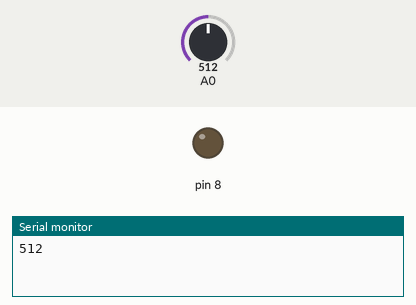
This sketch was run on a simulated Arduino Uno, built with avr-gcc and run on an emulated ATmega328P. Shown: output pins drawn as LEDs (lit = HIGH), the last lines printed to the serial monitor. The inputs (shaded band) are chosen by the test bench; at power-on: A0 = 512.

Above: at 0.1 s.
At 0.6 s:
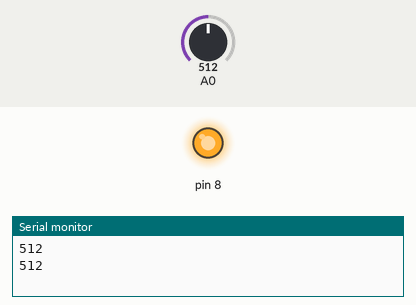
Timing chart, 0 to 2.1 s (numbered marks = the images above):
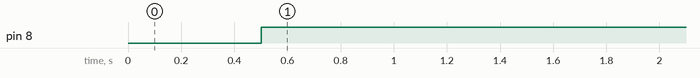

The sketch:

Smart_Agriculture.ino
```cpp
int m=0;
void setup() {
 pinMode(A0,INPUT);
 pinMode(8,OUTPUT);
 Serial.begin(9600);
}

void loop() {
  int m = analogRead(A0);
  Serial.println(m);
  delay(500);

  if(m > 450){
    digitalWrite(8,HIGH);
    }else{
      digitalWrite(8,LOW);
      }
}
```

Measured:
- by itself, pin 8: LOW → HIGH at 0.50 s
